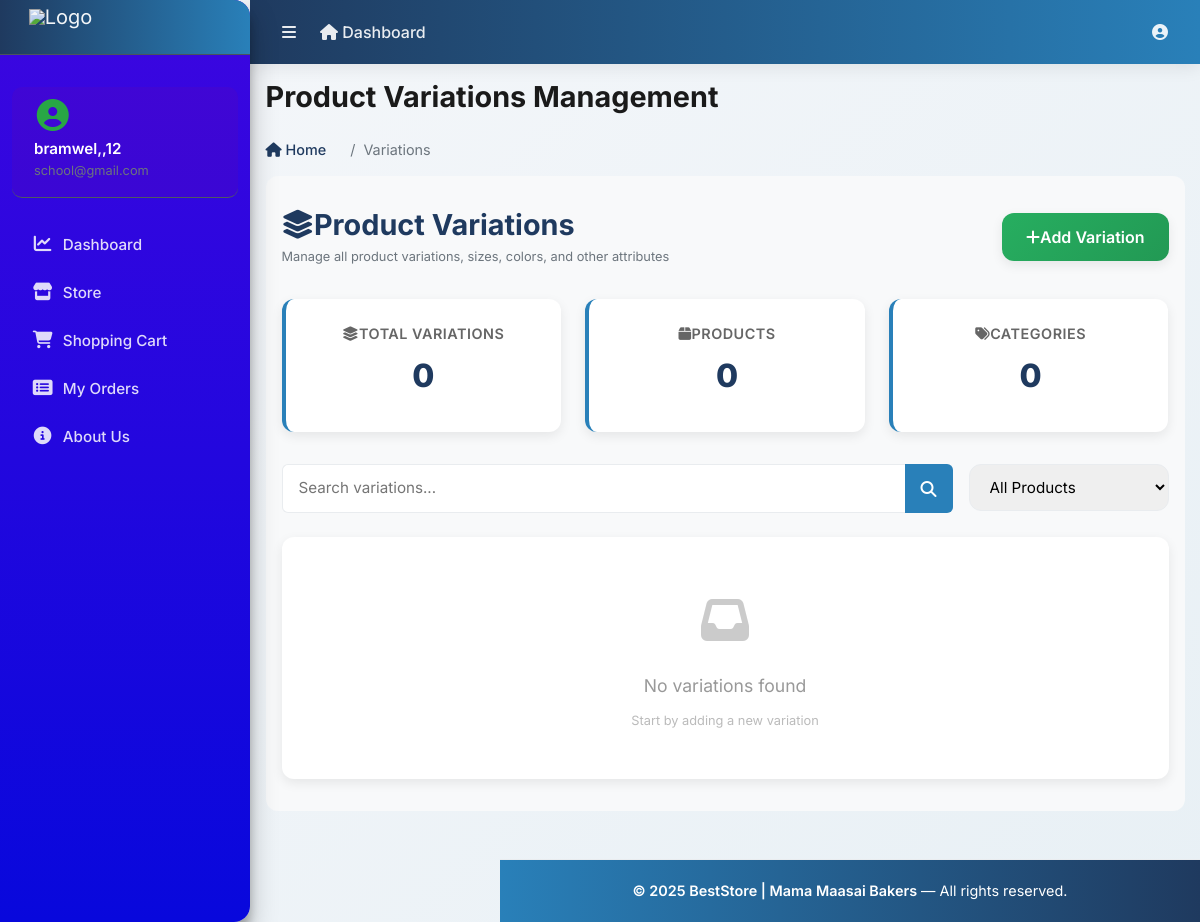
The app's page /accounts/store_variation/ (signed in), older data.
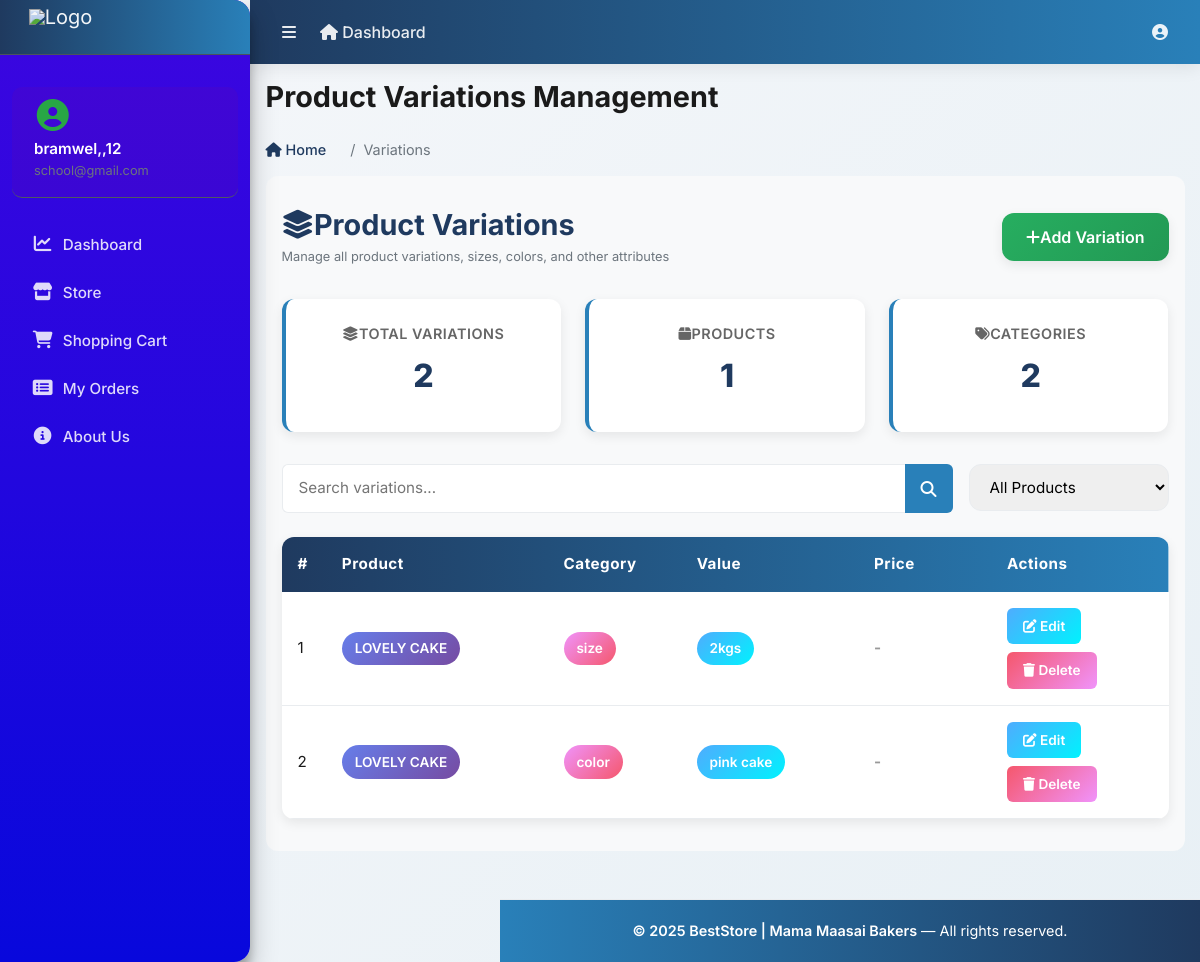
The same page, newer data.
### store/models.py (models this page shows, shortened)
class Variation(models.Model):
    product = models.ForeignKey(Product, on_delete=models.CASCADE, related_name='variations')
    variation_category = models.CharField(max_length=100, choices=VARIATION_CATEGORY_CHOICES)
    variation_value = models.CharField(max_length=100)
    is_active = models.BooleanField(default=True)
    created_date = models.DateTimeField(auto_now=True)
    objects = VariationManager()

class Product(models.Model):
    product_name = models.CharField(max_length=200, unique=True)
    slug = models.SlugField(max_length=200, unique=True)
    description = models.TextField(max_length=500, blank=True)
    price = models.DecimalField(max_digits=10, decimal_places=2)
    image = models.ImageField(upload_to='products/')
    stock = models.PositiveIntegerField()
    is_available = models.BooleanField(default=True)
    category = models.ForeignKey(Category, on_delete=models.CASCADE)
    created_at = models.DateTimeField(auto_now_add=True)
    modified_at = models.DateTimeField(auto_now=True)

### accounts/views.py (the view)
# urls.py: path('store_variation/', views.store_variation, name='store_variation'),
@login_required
@user_passes_test(is_admin)
def store_variation(request):
    search_query = request.GET.get('q', '').strip()
    product_filter = request.GET.get('product', '').strip()
    page_num = request.GET.get('page', 1)
    variations = Variation.objects.all().select_related('product').order_by('-id')
    if search_query:
        variations = variations.filter(
            Q(product__product_name__icontains=search_query) |
            Q(variation_category__icontains=search_query) |
            Q(variation_value__icontains=search_query)
        )
    if product_filter:
        variations = variations.filter(product__id=product_filter)
    paginator = Paginator(variations, 15)  # 15 variations per page
    page_obj = paginator.get_page(page_num)
    products = Product.objects.all().values('id', 'product_name').order_by('product_name')
    stats = {
        'total_variations': Variation.objects.count(),
        'products_with_variations': Variation.objects.values('product').distinct().count(),
        'variation_categories': Variation.objects.values('variation_category').distinct().count(),
    }
    context = {
        'page_obj': page_obj,
        'variations': page_obj.object_list,
        'products': products,
        'search_query': search_query,
        'product_filter': product_filter,
        'stats': stats,
        'page_title': 'Product Variations',
        'breadcrumb': 'Variations',
    }
    return render(request, 'accounts/store_variation.html', context)

### accounts/views.py (called while the page is built)
def is_admin(user):
    return user.is_superuser or user.is_staff

### carts/context_processors.py (called while the page is built)
def counter(request):
    cart_count = 0
    if 'admin' in request.path:
        return {}
    else:
        try:
            cart = Cart.objects.filter(cart_id=_cart_id(request))
            if request.user.is_authenticated:
                cart_items = CartItem.objects.all().filter(user=request.user)
            else:
                cart_items = CartItem.objects.all().filter(cart=cart[:1])
            for cart_item in cart_items:
                cart_count += cart_item.quantity
        except Cart.DoesNotExist:
            cart_count = 0
    return dict(cart_count=cart_count)

### carts/views.py (called while the page is built)
def _cart_id(request):
    cart = request.session.session_key
    if not cart:
        cart = request.session.create()
    return cart

### category/context_processors.py (called while the page is built)
def menu_links(request):
    links = Category.objects.all()
    return dict(links=links)

### templates/accounts/store_variation.html (shortened to what the changed rows need)
{% extends 'base.html' %}
{% block page_title %}Product Variations Management{% endblock %}
{% load static %}
{% block content %}
<div class="variations-container">
    <div class="page-header">
        <div>
            <h1><i class="fas fa-layer-group me-2"></i>Product Variations</h1>
        </div>
    </div>
    <div class="stats-row">
        <div class="stat-card">
            <div class="stat-label"><i class="fas fa-layer-group me-2"></i>Total Variations</div>
            <div class="stat-value">{{ stats.total_variations }}</div>
        </div>
        <div class="stat-card">
            <div class="stat-label"><i class="fas fa-box me-2"></i>Products</div>
            <div class="stat-value">{{ stats.products_with_variations }}</div>
        </div>
        <div class="stat-card">
            <div class="stat-label"><i class="fas fa-tags me-2"></i>Categories</div>
            <div class="stat-value">{{ stats.variation_categories }}</div>
        </div>
    </div>
    <div class="table-wrapper">
        {% if variations %}
        <div class="table-responsive">
            <table class="variations-table">
                <thead>
                    <tr>
                        <th style="width: 5%;">#</th>
                        <th style="width: 25%;">Product</th>
                        <th style="width: 15%;">Category</th>
                        <th style="width: 20%;">Value</th>
                        <th style="width: 15%;">Price</th>
                        <th style="width: 20%;">Actions</th>
                    </tr>
                </thead>
                <tbody>
                    {% for variation in variations %}
                    <tr>
                        <td>{{ forloop.counter }}</td>
                        <td>
                            <span class="product-badge">{{ variation.product.product_name|truncatewords:3 }}</span>
                        </td>
                        <td>
                            <span class="category-badge">{{ variation.variation_category }}</span>
                        </td>
                        <td>
                            <span class="value-badge">{{ variation.variation_value }}</span>
                        </td>
                        <td>
                            <span class="price-badge">
                                {% if variation.variation_price %}
                                    Ksh. {{ variation.variation_price|floatformat:2 }}
                                {% else %}
                                    <span style="color: #999;">-</span>
                                {% endif %}
                            </span>
                        </td>
                        <td>
                            <div class="action-buttons">
                                <button class="btn-sm btn-edit" data-bs-toggle="modal" data-bs-target="#editVariationModal"
                                    onclick="editVariation({{ variation.id }}, '{{ variation.variation_category }}', '{{ variation.variation_value }}', {{ variation.variation_price|default:0 }})">
                                    <i class="fas fa-edit"></i> Edit
                                </button>
                                <button class="btn-sm btn-delete" onclick="deleteVariation({{ variation.id }})">
                                    <i class="fas fa-trash"></i> Delete
                                </button>
                            </div>
                        </td>
                    </tr>
                    {% endfor %}
                </tbody>
            </table>
        </div>
        {% else %}
        <div class="empty-state">
            <div class="empty-state-icon"><i class="fas fa-inbox"></i></div>
            <p>No variations found</p>
            <small style="color: #bbb;">Start by adding a new variation</small>
        </div>
        {% endif %}
    </div>
</div>
{% endblock %}

Row changes from the older to the newer data that the page shows:
added Variation: product.product_name "LOVELY CAKE", variation_category "size", variation_value "2kgs"
added Variation: product.product_name "LOVELY CAKE", variation_category "color", variation_value "pink cake"
Text that changed along with them:
{{ stats.total_variations }}: "0" → "2"
{{ stats.products_with_variations }}: "0" → "1"
{{ stats.variation_categories }}: "0" → "2"
text no longer shown: "No variations found Start by adding a new variation"
text now shown: "# Product Category Value Price Actions"
